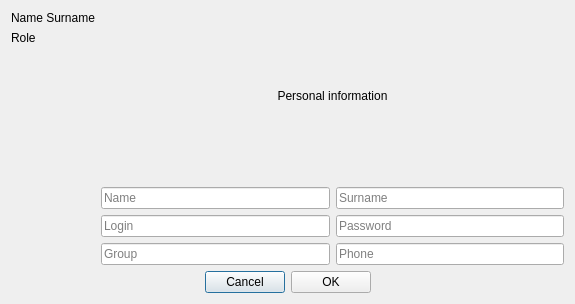
<?xml version="1.0" encoding="UTF-8"?>
<ui version="4.0">
 <class>studentpersonalwindow</class>
 <widget class="QDialog" name="studentpersonalwindow">
  <property name="geometry">
   <rect>
    <x>0</x>
    <y>0</y>
    <width>575</width>
    <height>304</height>
   </rect>
  </property>
  <property name="windowTitle">
   <string>Dialog</string>
  </property>
  <layout class="QGridLayout" name="gridLayout">
   <item row="0" column="0">
    <layout class="QHBoxLayout" name="horizontalLayout_5">
     <item>
      <layout class="QVBoxLayout" name="verticalLayout">
       <item>
        <widget class="QLabel" name="nameLabel">
         <property name="text">
          <string>Name Surname</string>
         </property>
        </widget>
       </item>
       <item>
        <widget class="QLabel" name="roleLabel">
         <property name="text">
          <string>Role</string>
         </property>
        </widget>
       </item>
       <item>
        <spacer name="verticalSpacer">
         <property name="orientation">
          <enum>Qt::Vertical</enum>
         </property>
         <property name="sizeHint" stdset="0">
          <size>
           <width>20</width>
           <height>40</height>
          </size>
         </property>
        </spacer>
       </item>
      </layout>
     </item>
     <item>
      <layout class="QVBoxLayout" name="verticalLayout_2">
       <item>
        <widget class="QLabel" name="label">
         <property name="text">
          <string>Personal information</string>
         </property>
         <property name="alignment">
          <set>Qt::AlignCenter</set>
         </property>
        </widget>
       </item>
       <item>
        <layout class="QHBoxLayout" name="horizontalLayout_2">
         <item>
          <widget class="QLineEdit" name="nameEdit">
           <property name="placeholderText">
            <string>Name</string>
           </property>
          </widget>
         </item>
         <item>
          <widget class="QLineEdit" name="surnameEdit">
           <property name="placeholderText">
            <string>Surname</string>
           </property>
          </widget>
         </item>
        </layout>
       </item>
       <item>
        <layout class="QHBoxLayout" name="horizontalLayout_3">
         <item>
          <widget class="QLineEdit" name="lineEditlogin">
           <property name="placeholderText">
            <string>Login</string>
           </property>
          </widget>
         </item>
         <item>
          <widget class="QLineEdit" name="lineEditpass">
           <property name="echoMode">
            <enum>QLineEdit::PasswordEchoOnEdit</enum>
           </property>
           <property name="placeholderText">
            <string>Password</string>
           </property>
          </widget>
         </item>
        </layout>
       </item>
       <item>
        <layout class="QHBoxLayout" name="horizontalLayout_4">
         <item>
          <widget class="QLineEdit" name="groupEdit">
           <property name="placeholderText">
            <string>Group</string>
           </property>
          </widget>
         </item>
         <item>
          <widget class="QLineEdit" name="groupEdit_2">
           <property name="placeholderText">
            <string>Phone</string>
           </property>
          </widget>
         </item>
        </layout>
       </item>
      </layout>
     </item>
    </layout>
   </item>
   <item row="1" column="0">
    <layout class="QHBoxLayout" name="horizontalLayout">
     <item>
      <spacer name="horizontalSpacer_3">
       <property name="orientation">
        <enum>Qt::Horizontal</enum>
       </property>
       <property name="sizeHint" stdset="0">
        <size>
         <width>40</width>
         <height>20</height>
        </size>
       </property>
      </spacer>
     </item>
     <item>
      <widget class="QPushButton" name="CancelButton">
       <property name="text">
        <string>Cancel</string>
       </property>
      </widget>
     </item>
     <item>
      <widget class="QPushButton" name="OkButton">
       <property name="text">
        <string>OK</string>
       </property>
      </widget>
     </item>
     <item>
      <spacer name="horizontalSpacer_2">
       <property name="orientation">
        <enum>Qt::Horizontal</enum>
       </property>
       <property name="sizeHint" stdset="0">
        <size>
         <width>40</width>
         <height>20</height>
        </size>
       </property>
      </spacer>
     </item>
    </layout>
   </item>
  </layout>
 </widget>
 <resources/>
 <connections/>
</ui>
